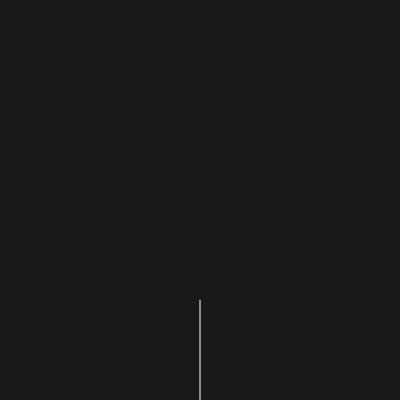
Frame 1 (no input)
Frame 60 (no input): identical to frame 1, image omitted
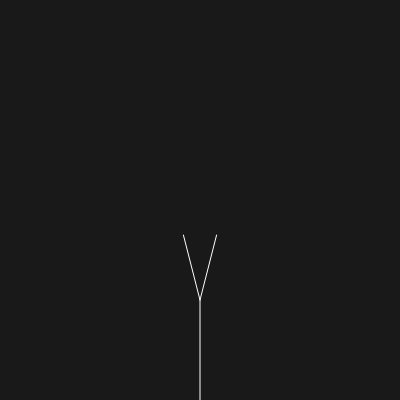
Frame 120 (the mouse pressed at the canvas centre since frame 60)

The p5.js sketch that drew these frames (run headless with seeded random() and noise() and a simulated clock; from frame 60 on, the mouse is pressed at the canvas centre):

// p5.js sketch
// ── sketch.js
let tree = []
let leave = []
let cont = 0

function setup() {
  createCanvas(400, 400)
  let a = createVector(width / 2, height)
  let b = createVector(width / 2, height - 100)
  let root = new Branch(a, b)

  tree[0] = root
}

function mousePressed() {
  for (let i = tree.length - 1; i >= 0; i--) {
    if (!tree[i].finished) {
      tree.push(tree[i].branchA())
      tree.push(tree[i].branchB())
    }

    tree[i].finished = true
  }
  cont++

  if (cont % 2 === 0 && cont < 10) {
    for (let i = 0; i < tree.length; i++) {
      if (!tree[i].finished) {
        let leaf = tree[i].end.copy()
        leave.push(leaf)
      }
    }
  }
}

function draw() {
  background(25)

  for (let i = 0; i < tree.length; i++) {
    tree[i].show()
    // tree[i].jitter()
  }

  for (let i = 0; i < leave.length; i++) {
    fill(255, 0, 100, 100)
    noStroke()
    ellipse(leave[i].x, leave[i].y, 8)
  }
}

// ── branch.js
class Branch {
  constructor (begin, end) {
    this.begin = begin
    this.end = end
    this.finished = false
    this.rotate = PI/4
  }

  show () {
    stroke(255)
    line(this.begin.x, this.begin.y, this.end.x, this.end.y)
  }

  branchA () {
    let dir = p5.Vector.sub(this.end, this.begin)
    dir.rotate(this.rotate/PI)
    dir.mult(0.67)
    let newEnd = p5.Vector.add(this.end, dir)

    return new Branch(this.end, newEnd)
  }

  branchB () {
    let dir = p5.Vector.sub(this.end, this.begin)
    dir.rotate(-this.rotate/PI)
    // dir.rotate(-this.rotate)
    dir.mult(0.67)
    let newEnd = p5.Vector.add(this.end, dir)

    return new Branch(this.end, newEnd)
  }

  jitter () {
    this.end.x += random(-1, 1)
    this.end.y += random(-1, 1)
  }
}
